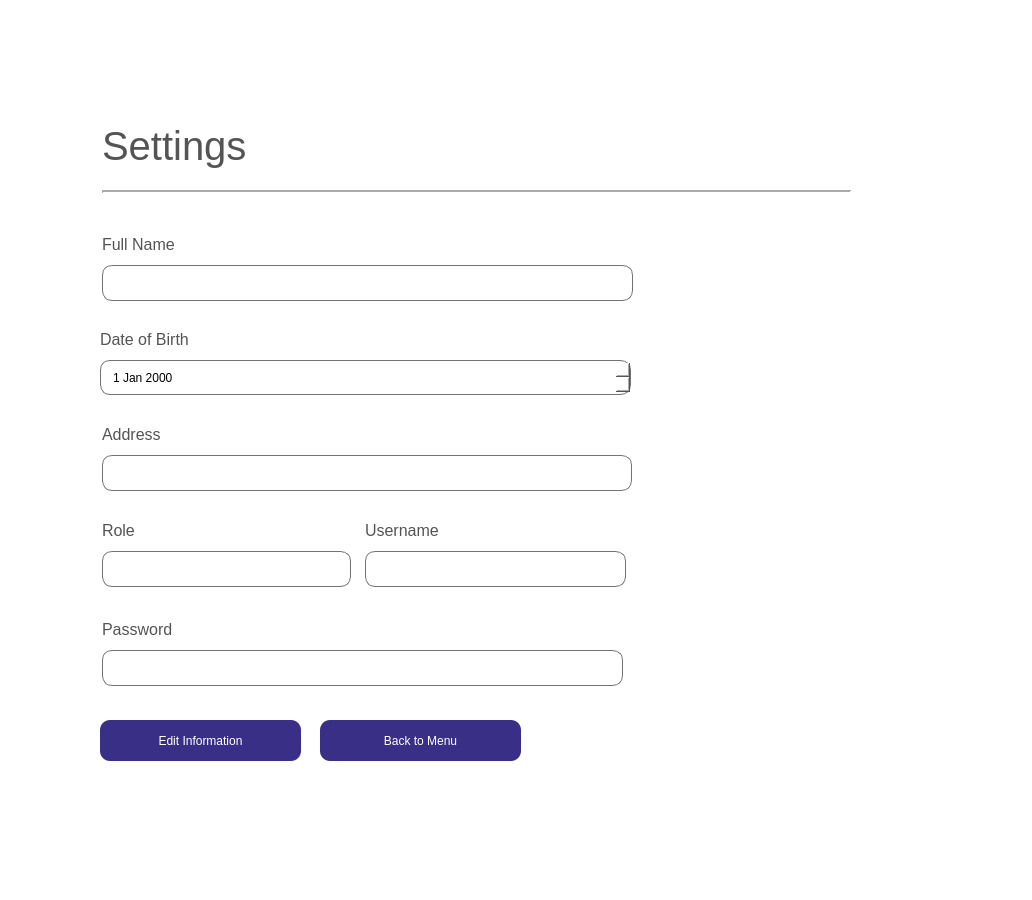
<?xml version="1.0" encoding="UTF-8"?>
<ui version="4.0">
 <class>Form</class>
 <widget class="QWidget" name="Form">
  <property name="geometry">
   <rect>
    <x>0</x>
    <y>0</y>
    <width>1032</width>
    <height>900</height>
   </rect>
  </property>
  <property name="windowTitle">
   <string>Form</string>
  </property>
  <property name="styleSheet">
   <string notr="true">background: white;</string>
  </property>
  <widget class="QWidget" name="widget" native="true">
   <property name="geometry">
    <rect>
     <x>0</x>
     <y>0</y>
     <width>1031</width>
     <height>900</height>
    </rect>
   </property>
   <widget class="QLabel" name="label">
    <property name="geometry">
     <rect>
      <x>102</x>
      <y>115</y>
      <width>541</width>
      <height>61</height>
     </rect>
    </property>
    <property name="styleSheet">
     <string notr="true">background-color: none;
font-family: 'Helvetica';
font-size: 30pt;
color: #545454;</string>
    </property>
    <property name="text">
     <string>Settings</string>
    </property>
   </widget>
   <widget class="Line" name="line">
    <property name="geometry">
     <rect>
      <x>102</x>
      <y>182</y>
      <width>749</width>
      <height>20</height>
     </rect>
    </property>
    <property name="lineWidth">
     <number>2</number>
    </property>
    <property name="orientation">
     <enum>Qt::Horizontal</enum>
    </property>
   </widget>
   <widget class="QLabel" name="label_2">
    <property name="geometry">
     <rect>
      <x>102</x>
      <y>234</y>
      <width>151</width>
      <height>21</height>
     </rect>
    </property>
    <property name="styleSheet">
     <string notr="true">font-family: 'Poppins';
font-size: 12pt;
color: #545454;</string>
    </property>
    <property name="text">
     <string>Full Name</string>
    </property>
   </widget>
   <widget class="QLineEdit" name="fullname_line">
    <property name="geometry">
     <rect>
      <x>102</x>
      <y>265</y>
      <width>531</width>
      <height>36</height>
     </rect>
    </property>
    <property name="styleSheet">
     <string notr="true">border: 1px solid #737373;
border-radius: 10px;
padding-left: 10px;
font-family: 'Poppins';
font-size: 9pt;</string>
    </property>
   </widget>
   <widget class="QLabel" name="label_26">
    <property name="geometry">
     <rect>
      <x>100</x>
      <y>329</y>
      <width>151</width>
      <height>21</height>
     </rect>
    </property>
    <property name="styleSheet">
     <string notr="true">font-family: 'Poppins';
font-size: 12pt;
color: #545454;</string>
    </property>
    <property name="text">
     <string>Date of Birth</string>
    </property>
   </widget>
   <widget class="QDateEdit" name="dob_date">
    <property name="geometry">
     <rect>
      <x>100</x>
      <y>360</y>
      <width>531</width>
      <height>35</height>
     </rect>
    </property>
    <property name="styleSheet">
     <string notr="true">border: 1px solid #737373;
border-radius: 10px;
padding-left: 10px;
font-family: 'Poppins';
font-size: 9pt;</string>
    </property>
   </widget>
   <widget class="QLabel" name="label_27">
    <property name="geometry">
     <rect>
      <x>102</x>
      <y>424</y>
      <width>331</width>
      <height>21</height>
     </rect>
    </property>
    <property name="styleSheet">
     <string notr="true">font-family: 'Poppins';
font-size: 12pt;
color: #545454;</string>
    </property>
    <property name="text">
     <string>Address</string>
    </property>
   </widget>
   <widget class="QLineEdit" name="address_line">
    <property name="geometry">
     <rect>
      <x>102</x>
      <y>455</y>
      <width>530</width>
      <height>36</height>
     </rect>
    </property>
    <property name="styleSheet">
     <string notr="true">border: 1px solid #737373;
border-radius: 10px;
padding-left: 10px;
font-family: 'Poppins';
font-size: 9pt;</string>
    </property>
   </widget>
   <widget class="QLineEdit" name="role_line">
    <property name="geometry">
     <rect>
      <x>102</x>
      <y>551</y>
      <width>249</width>
      <height>36</height>
     </rect>
    </property>
    <property name="styleSheet">
     <string notr="true">border: 1px solid #737373;
border-radius: 10px;
padding-left: 10px;
font-family: 'Poppins';
font-size: 9pt;</string>
    </property>
   </widget>
   <widget class="QLabel" name="label_39">
    <property name="geometry">
     <rect>
      <x>102</x>
      <y>520</y>
      <width>251</width>
      <height>21</height>
     </rect>
    </property>
    <property name="styleSheet">
     <string notr="true">font-family: 'Poppins';
font-size: 12pt;
color: #545454;</string>
    </property>
    <property name="text">
     <string>Role</string>
    </property>
   </widget>
   <widget class="QLineEdit" name="un_line">
    <property name="geometry">
     <rect>
      <x>365</x>
      <y>551</y>
      <width>261</width>
      <height>36</height>
     </rect>
    </property>
    <property name="styleSheet">
     <string notr="true">border: 1px solid #737373;
border-radius: 10px;
padding-left: 10px;
font-family: 'Poppins';
font-size: 9pt;</string>
    </property>
   </widget>
   <widget class="QLabel" name="label_40">
    <property name="geometry">
     <rect>
      <x>365</x>
      <y>520</y>
      <width>251</width>
      <height>21</height>
     </rect>
    </property>
    <property name="styleSheet">
     <string notr="true">font-family: 'Poppins';
font-size: 12pt;
color: #545454;</string>
    </property>
    <property name="text">
     <string>Username</string>
    </property>
   </widget>
   <widget class="QLineEdit" name="pw_line">
    <property name="geometry">
     <rect>
      <x>102</x>
      <y>650</y>
      <width>521</width>
      <height>36</height>
     </rect>
    </property>
    <property name="styleSheet">
     <string notr="true">border: 1px solid #737373;
border-radius: 10px;
padding-left: 10px;
font-family: 'Poppins';
font-size: 9pt;</string>
    </property>
   </widget>
   <widget class="QLabel" name="label_56">
    <property name="geometry">
     <rect>
      <x>102</x>
      <y>619</y>
      <width>441</width>
      <height>21</height>
     </rect>
    </property>
    <property name="styleSheet">
     <string notr="true">font-family: 'Poppins';
font-size: 12pt;
color: #545454;</string>
    </property>
    <property name="text">
     <string>Password</string>
    </property>
   </widget>
   <widget class="QPushButton" name="edit_btn">
    <property name="geometry">
     <rect>
      <x>100</x>
      <y>720</y>
      <width>201</width>
      <height>41</height>
     </rect>
    </property>
    <property name="cursor">
     <cursorShape>PointingHandCursor</cursorShape>
    </property>
    <property name="styleSheet">
     <string notr="true">QPushButton {
border:none;
font-family: 'Poppins';
font-size: 9pt;
background: none;
background-color: #3a2f86;
border-radius: 10px;
color: white;
}

QPushButton:hover {
background-color: #231c53;
}



</string>
    </property>
    <property name="text">
     <string>Edit Information</string>
    </property>
   </widget>
   <widget class="QPushButton" name="btm_btn">
    <property name="geometry">
     <rect>
      <x>320</x>
      <y>720</y>
      <width>201</width>
      <height>41</height>
     </rect>
    </property>
    <property name="cursor">
     <cursorShape>PointingHandCursor</cursorShape>
    </property>
    <property name="styleSheet">
     <string notr="true">QPushButton {
border:none;
font-family: 'Poppins';
font-size: 9pt;
background: none;
background-color: #3a2f86;
border-radius: 10px;
color: white;
}

QPushButton:hover {
background-color: #231c53;
}



</string>
    </property>
    <property name="text">
     <string>Back to Menu</string>
    </property>
   </widget>
  </widget>
 </widget>
 <resources/>
 <connections/>
</ui>
